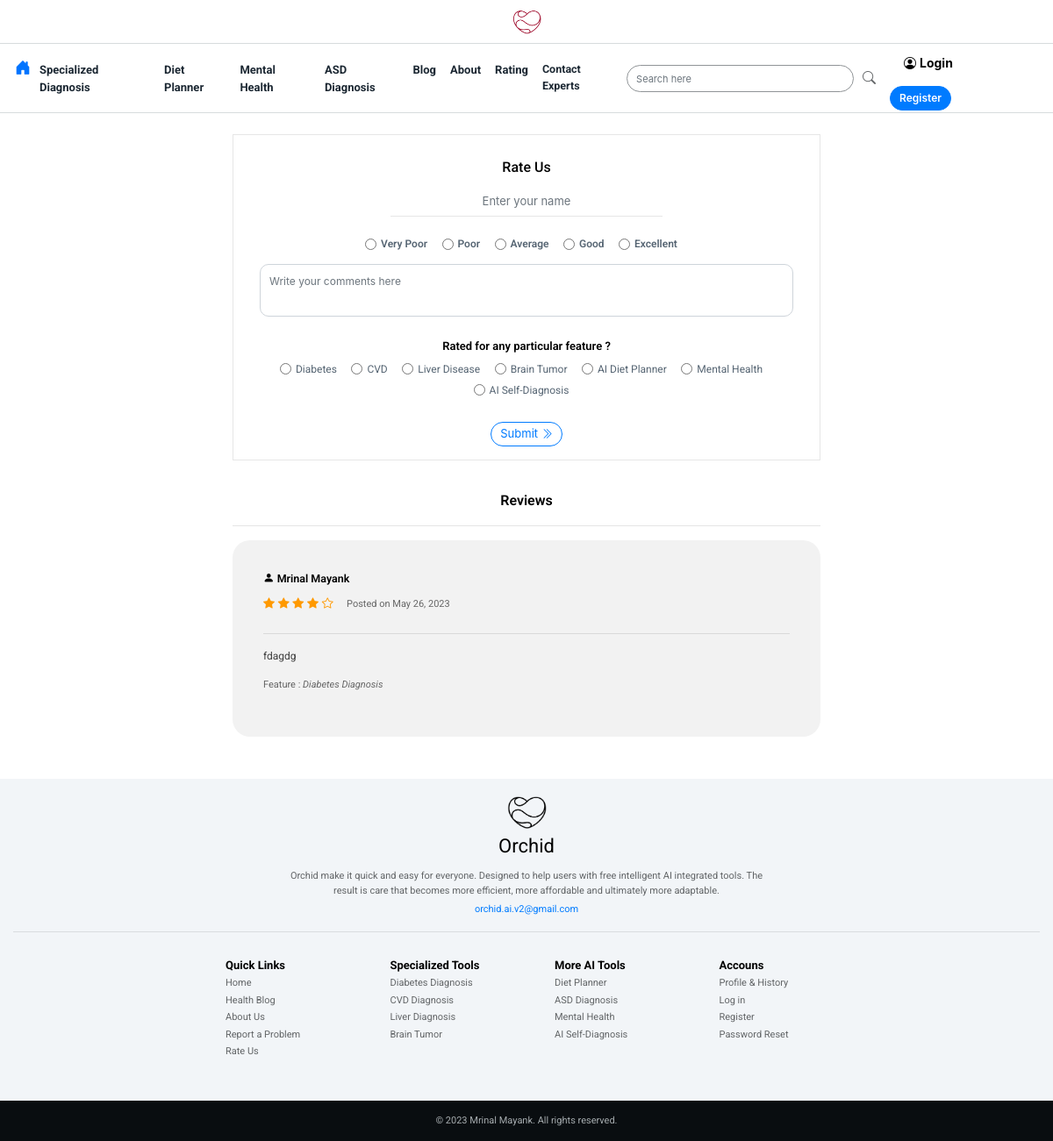
/rating/, run on the app's committed database.
### MAINAPP/models.py (models this page shows, shortened)
class Rating(models.Model):
	rating_user = models.CharField(max_length= 300 ,blank=True)
	rating_tool=models.CharField(max_length =300 ,blank=True)
	rating_parameter=models.CharField(max_length =100 ,blank=True)
	rating_message = models.TextField(blank=True)
	rating_time=models.DateField(blank=True,default=timezone.now)

### MAINAPP/views.py (the view, shortened to what this page needs)
# urls.py: path('rating/', views.rating,name='rating'),
def rating(request):
	reviews=Rating.objects.all()
	context = {'reviews':reviews}
	return render(request, 'MAINAPP/rating.html', context)

### templates/MAINAPP/rating.html (shortened to what this page needs)
{%  extends 'MAINAPP/home.html' %}
{% load static %}
{% block content %}
<br>
<div class="bground1 container col-lg-7">
  <div class="container" style="border:1px solid #e6e6e6 ;padding:15px 30px 15px 30px ;">
    <p style="font-size:16px;font-weight:500;color:black;font-family: 'Roboto', sans-serif;text-align:center;margin:10px;" >Rate Us</p>
    <form class=""  method="POST" enctype="multipart/form-data" action ="{% url 'rating' %}">
      {% if not user.is_authenticated %}
      <div class="container col-lg-7" style="padding:0px 22px 20px 22px ;">
        <input type="text" class="form-control shadow-none "name="user" placeholder="Enter your name"style=" border:0px;border-bottom:1px solid  #e6e6e6 ; border-radius:0px;font-size:13px;color:black;text-align:center;" required>
      </div>
      {% endif %}
      <div class="text-center" style="margin-bottom:10px;">
      <div class="form-check form-check-inline"><input class="form-check-input" value="1" type="radio" name="rating_parameter" id="rating1" required><label style="font-size:12px;color:#566573 ;font-weight:600;font-family: 'Roboto', sans-serif;"class="form-check-label"  for="rating1">Very Poor</label></div>
      <div class="form-check form-check-inline"><input class="form-check-input" value="2" type="radio" name="rating_parameter" id="rating2" required><label style="font-size:12px;color:#566573 ;font-weight:600;font-family: 'Roboto', sans-serif;"class="form-check-label"  for="rating2">Poor</label></div>
      <div class="form-check form-check-inline"><input class="form-check-input" value="3" type="radio" name="rating_parameter" id="rating3" required><label style="font-size:12px;color:#566573 ;font-weight:600;font-family: 'Roboto', sans-serif;"class="form-check-label"  for="rating3">Average</label></div>
      <div class="form-check form-check-inline"><input class="form-check-input" value="4" type="radio" name="rating_parameter" id="rating4"required ><label style="font-size:12px;color:#566573 ;font-weight:600;font-family: 'Roboto', sans-serif;"class="form-check-label"  for="rating4">Good</label></div>
      <div class="form-check form-check-inline"><input class="form-check-input" value="5" type="radio" name="rating_parameter" id="rating5" required><label style="font-size:12px;color:#566573 ;font-weight:600;font-family: 'Roboto', sans-serif;"class="form-check-label"  for="rating5">Excellent</label></div>
      </div>
      <div class="text-center">
      <textarea class="form-control" name="rating_message" placeholder="Write your comments here" id="id_reviewer_message" style="width:100%;height:60px;font-size:12px;padding:10px;border-radius:10px;overflow:hidden;resize: none;" required></textarea>
      </div>
      <br>
      <div class="text-center">
      <p style="font-size:13px;font-weight:600;color:black;font-family: 'Roboto', sans-serif;margin-bottom:5px;text-align:center">Rated for any particular feature ?</p>
      <div class="form-check form-check-inline"><input class="form-check-input" value="Diabetes Diagnosis" type="radio" name="rating_tool" id="tool1" ><label style="font-size:12px;color:#566573 ;font-weight:400;font-family: 'Roboto', sans-serif;"class="form-check-label"  for="tool1">Diabetes</label></div>
      <div class="form-check form-check-inline"><input class="form-check-input" value="CVD Diagnosis" type="radio" name="rating_tool" id="tool2"><label style="font-size:12px;color:#566573 ;font-weight:400;font-family: 'Roboto', sans-serif;"class="form-check-label"  for="tool2">CVD</label></div>
      <div class="form-check form-check-inline"><input class="form-check-input" value="Liver Diagnosis" type="radio" name="rating_tool" id="tool3"><label style="font-size:12px;color:#566573 ;font-weight:400;font-family: 'Roboto', sans-serif;"class="form-check-label"  for="tool3">Liver Disease</label></div>
      <div class="form-check form-check-inline"><input class="form-check-input" value="Brain Tumor Diagnosis" type="radio" name="rating_tool" id="tool4"><label style="font-size:12px;color:#566573 ;font-weight:400;font-family: 'Roboto', sans-serif;"class="form-check-label"  for="tool4">Brain Tumor</label></div>
      <div class="form-check form-check-inline"><input class="form-check-input" value="AI Diet Planner" type="radio" name="rating_tool" id="tool5" ><label style="font-size:12px;color:#566573 ;font-weight:400;font-family: 'Roboto', sans-serif;"class="form-check-label"  for="tool5">AI Diet Planner</label></div>
      <div class="form-check form-check-inline"><input class="form-check-input" value="Mental Health" type="radio" name="rating_tool" id="tool6" ><label style="font-size:12px;color:#566573 ;font-weight:400;font-family: 'Roboto', sans-serif;"class="form-check-label"  for="tool6">Mental Health</label></div>
      <div class="form-check form-check-inline"><input class="form-check-input" value="AI Self-Diagnosis" type="radio" name="rating_tool" id="tool7" ><label style="font-size:12px;color:#566573 ;font-weight:400;font-family: 'Roboto', sans-serif;"class="form-check-label"  for="tool7">AI Self-Diagnosis</label></div>
      </div>
      <br>
      <div class="text-center">
        <button type="submit" class="btn btn-outline-primary" style="border-radius:50px;font-weight:400;font-size:13px;border-width:1px;padding:3px 10px 3px 10px">Submit <i class="bi bi-chevron-double-right"></i> </button>
      </div>
      </form>
  </div>
  <br>
      <p style="font-size:16px;font-weight:600;color:black;font-family: 'Roboto', sans-serif;text-align:center;margin:10px;" >Reviews</p>
      <hr>
{% for i in reviews %}
<div class="" style="padding:35px;border-radius:20px;background:#f2f2f2">
  <p style="font-size:12.5px;font-weight:600;color:black;font-family: 'Roboto', sans-serif;margin-bottom:5px;"><i class="bi bi-person-fill"></i> {{i.rating_user}}</p>
  {% if i.rating_parameter == '5' %}
  <label style="font-size:13px;color:#ff9900"><i class="bi bi-star-fill"></i> <i class="bi bi-star-fill"></i> <i class="bi bi-star-fill"></i> <i class="bi bi-star-fill"></i> <i class="bi bi-star-fill"></i></label>
  {% elif i.rating_parameter == '4' %}
  <label style="font-size:13px;color:#ff9900"><i class="bi bi-star-fill"></i> <i class="bi bi-star-fill"></i> <i class="bi bi-star-fill"></i> <i class="bi bi-star-fill"></i> <i class="bi bi-star"></i></label>
  {% elif i.rating_parameter == '3' %}
  <label style="font-size:13px;color:#ff9900"><i class="bi bi-star-fill"></i> <i class="bi bi-star-fill"></i> <i class="bi bi-star-fill"></i> <i class="bi bi-star"></i> <i class="bi bi-star"></i></label>
  {% elif i.rating_parameter == '2' %}
  <label style="font-size:13px;color:#ff9900"><i class="bi bi-star-fill"></i> <i class="bi bi-star-fill"></i> <i class="bi bi-star"></i> <i class="bi bi-star"></i> <i class="bi bi-star"></i></label>
  {% elif i.rating_parameter == '1' %}
  <label style="font-size:13px;color:#ff9900"><i class="bi bi-star-fill"></i> <i class="bi bi-star"></i> <i class="bi bi-star"></i> <i class="bi bi-star"></i> <i class="bi bi-star"></i></label>
  {% endif %}
  <label style="font-size:11px;font-weight:400;color:	 #666666;font-family: 'Roboto', sans-serif;">&nbsp &nbsp Posted on {{i.rating_time}}</label>
  <hr>
  <p style="font-size:12px;font-weight:400;color:#404040;font-family: 'Roboto', sans-serif;">{{i.rating_message}}</p>
    <p style="font-size:11px;font-weight:400;color:#666666;font-family: 'Roboto', sans-serif;">Feature : <i>{{i.rating_tool}}</i></p>
</div>
<br><br>
{% endfor %}
</div>
{% endblock content %}

### static/css/main.css (style rules this page uses)
.bground1,.loginwindow { animation: fadeInAnimation ease 4s; animation-iteration-count: 1; animation-fill-mode: backwards; }

### data on the page
Rating: rating_user "Mrinal Mayank", rating_parameter "4" (drawn), rating_time "May 26, 2023", rating_message "fdagdg", rating_tool "Diabetes Diagnosis"
